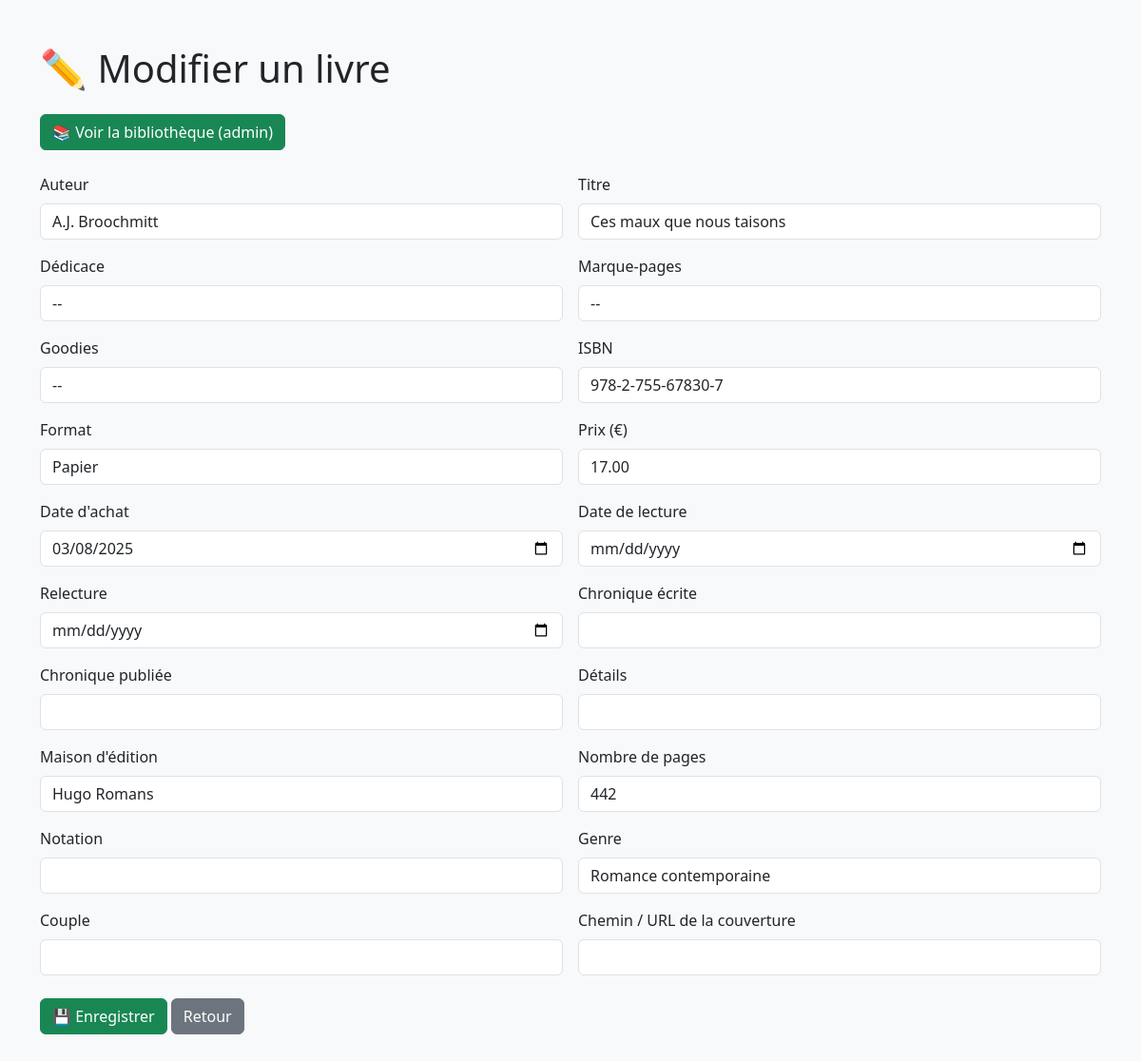
Screenshot of /27.06/update.php?id=2 with the database file from the repository.
### tables this page shows
CREATE TABLE `library` (
  `ID` int(11) NOT NULL,
  `Auteur` varchar(50) NOT NULL,
  `Titre` varchar(62) NOT NULL,
  `Dedicace` varchar(3) NOT NULL,
  `Marquepages` varchar(30) DEFAULT NULL,
  `Goodies` varchar(30) DEFAULT NULL,
  `ISBN` varchar(17) DEFAULT NULL,
  `Format` varchar(14) DEFAULT NULL,
  `Prix` decimal(10,2) DEFAULT NULL,
  `Date_achat` varchar(10) DEFAULT NULL,
  `Date_lecture` date DEFAULT NULL,
  `Relecture` date DEFAULT NULL,
  `Chronique_ecrite` varchar(30) DEFAULT NULL,
  `Chronique_publiee` varchar(30) DEFAULT NULL,
  `Details` varchar(255) DEFAULT NULL,
  `Maison_edition` varchar(39) DEFAULT NULL,
  `Nombre_pages` varchar(4) DEFAULT NULL,
  `Notation` varchar(13) DEFAULT NULL,
  `Genre` varchar(28) DEFAULT NULL,
  `Couverture` varchar(255) DEFAULT NULL,
  `Couple` varchar(37) DEFAULT NULL
);

### 27.06/update.php (the view, shortened to what this page needs)
<?php
include 'connexion.php';
$id = $_GET['id'] ?? null;
$stmt = $pdo->prepare("SELECT * FROM library WHERE ID = ?");
$stmt->execute([$id]);
$book = $stmt->fetch(PDO::FETCH_ASSOC);
function input($label, $name, $type = 'text', $size = 6)
{
  global $book;
  $value = htmlspecialchars($book[$name] ?? '');
  echo "<div class='col-md-$size'>
            <label class='form-label'>$label</label>
            <input type='$type' name='$name' class='form-control' value=\"$value\">
          </div>";
}
function selectOuiNon($label, $name, $size = 6)
{
  global $book;
  $value = $book[$name] ?? '';
  echo "<div class='col-md-$size'>
          <label class='form-label'>$label</label>
          <select name='$name' class='form-control'>
            <option value=''>--</option>
            <option value='Oui'" . ($value === 'Oui' ? ' selected' : '') . ">Oui</option>
            <option value='Non'" . ($value === 'Non' ? ' selected' : '') . ">Non</option>
          </select>
        </div>";
}
?>
<!DOCTYPE html>
<html lang="fr">
<head>
  <link href="https://cdn.jsdelivr.net/npm/bootstrap@5.3.6/dist/css/bootstrap.min.css" rel="stylesheet" />
</head>
<body class="bg-light">
  <div class="container py-5">
    <h1 class="mb-4">✏️ Modifier un livre</h1>
    <a href="/php/admin_book.php" class="btn btn-success mb-4">📚 Voir la bibliothèque (admin)</a>
    <form method="POST" class="row g-3">
      <?php
      input('Auteur', 'Auteur');
      selectOuiNon('Dédicace', 'Dedicace');
      ?>
      <div class="col-12 mt-4">
        <button type="submit" class="btn btn-success">💾 Enregistrer</button>
        <a href="admin_book.php" class="btn btn-secondary">Retour</a>
      </div>
    </form>
  </div>
</body>
</html>

### rows the page displays
library: Auteur "A.J. Broochmitt", Titre "Ces maux que nous taisons", ISBN "978-2-755-67830-7", Format "Papier", Prix "17.00", Date_achat "03/08/2025", Maison_edition "Hugo Romans", Nombre_pages "442", Genre "Romance contemporaine"

### other values shown
$label "Auteur Titre ISBN Format Prix (€) Date d'achat Date de lecture Relecture Chronique écrite Chronique publiée Détails Maison d'édition Nombre de pages Notation Genre Couple Chemin / URL de la couverture"
$label "Dédicace Marque-pages Goodies"
